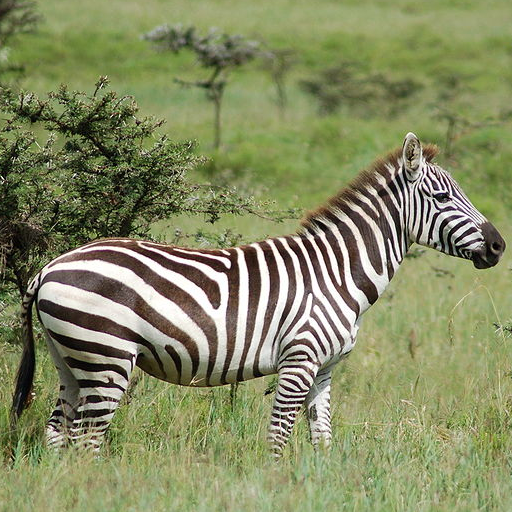
#> input picture week8/Zebra.jpg, 512 x 512 px
$ jupyter execute week8.ipynb
#> lines starting #> are read from the running program, lines starting #| are printed output that depends on the picture
# 8o Lab de PSD (notebook para preencher com os resultados)

[cell 1]
#from google.colab import drive
#drive.mount('/content/drive')

### Número do Grupo : `Grupo 8`

[cell 2]
#
# Primeiro vamos importar as bibliotecas necessárias
#
import numpy as np
import matplotlib.pyplot as plt
import cv2

# **1.0 - Filtro de Gabor 2D (domínio espacial)**

O filtro de Gabor é um filtro do tipo passa-banda que possui alguns parâmetros que permitem que ele possa ser ajustado para realçar informações com diferentes escalas e orientações em uma imagem. A sua **forma geral complexa** é dada pela equação abaixo.

$$\begin{aligned}
\psi(x,y; f_o, \theta, \sigma_x, \sigma_y) = \frac{f_o^2}{\pi \sigma_x \sigma_y} \exp \left(-\frac{f_o^2}{\sigma_x^2}x'^2 - \frac{f_o^2}{\sigma_y^2}y'^2 \right) \exp\left( j 2\pi f_o x' \right)
\end{aligned}$$

$$\begin{aligned}
x'&= x\cos\theta + y\sin\theta\\
y'&=-x\sin\theta + y\cos\theta\\
\end{aligned}$$

$f_o$ = frequência da onda senoidal

$\theta$ = ângulo de orientação do filtro

$\sigma_x$ e $\sigma_y$ = os desvios padrão da Gaussiana 2D

## **1.1 - Implementação do filtro de Gabor 2D complexo - domínio espacial**

Implemente o filtro de Gabor 2D (no domínio espacial) usando a equação fornecida acima.

[cell 3]
#
# Complex Gabor filter - image domain
#
def Gabor_image_domain(M,N,fo,theta,sigma_x,sigma_y):
    x = np.linspace(-M//2, M//2, M)
    y = np.linspace(-N//2, N//2, N)

    xx, yy = np.meshgrid(x,y)

    x_bar = xx*np.cos(theta) + yy*np.sin(theta)
    y_bar = -xx*np.sin(theta) + yy*np.cos(theta)

    gab = (fo**2/(np.pi*sigma_x*sigma_y))*np.exp(-(((fo**2)/(sigma_x**2))*x_bar**2)-(((fo**2)/(sigma_y**2))*y_bar**2))*np.exp(1j*2*np.pi*fo*x_bar)

    return gab

## **1.2 - Criação de um filtro de Gabor 2D**

Crie um filtro de Gabor 2D com os parâmetros fornecidos a seguir e plote as partes par e ímpar do filtro complexo.

[cell 4]
M = 32
N = 32
wavelength = 6 # 5 pixels
frequency = 1.0/wavelength
theta = -np.pi/4

sigma_x = 0.6
sigma_y = 1.2

g = Gabor_image_domain(M,N,frequency,theta,sigma_x,sigma_y)
g_pair = np.real(g)
g_odd = np.imag(g)

[cell 5]
#
# Plote os filtros de Gabor 2D par e ímpar
#
plt.figure(figsize=(12,12))

plt.subplot(1, 2, 1)
plt.imshow(g_pair, cmap = 'gray')
plt.title('Gabor filter on frequency domain - pair')
plt.subplot(1, 2, 2)
plt.imshow(g_odd, cmap = 'gray')
plt.title('Gabor filter on frequency domain - odd')
plt.show()
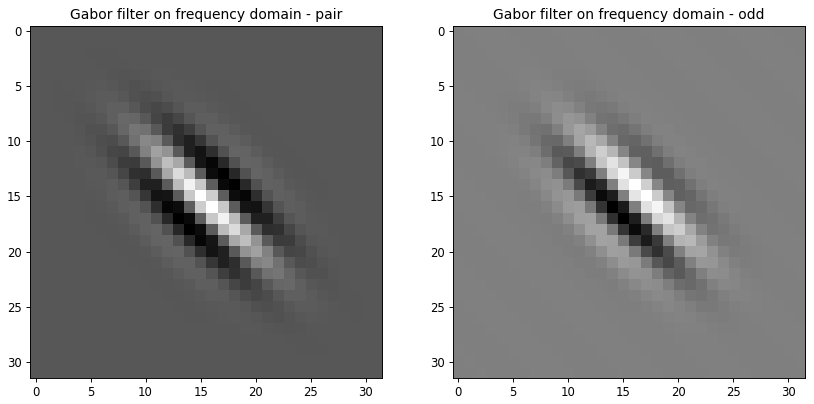
#> figure drawn by matplotlib, 2 panels

## **1.3 - Filtragem de uma imagem**

Utilize os **filtros par e ímpar** criados anteriormente para filtrar a imagem fornecida. Analise as imagems filtradas com os dois filtros.

[cell 6]
path = ""
filename = "Zebra.jpg"
imageRGB= cv2.imread(path + filename)
#> imageRGB is the input picture: shape (512, 512, 3); mean B, G, R 98.6, 138.4, 133
imageGRAY = cv2.cvtColor(imageRGB, cv2.COLOR_BGR2GRAY)
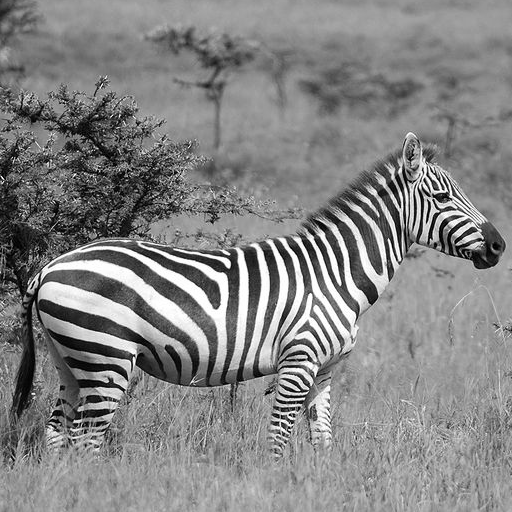
#> imageGRAY: shape (512, 512); min 0, max 255, mean 132.2
plt.imshow(imageGRAY)

print(imageGRAY.shape)
#| (512, 512)

A seguir realize a filtragem da imagem

[cell 7]
plt.figure(figsize=(15,15))
plt.subplot(1, 2, 1)
filtered_image_pair = cv2.filter2D(imageRGB, -1, g_pair)
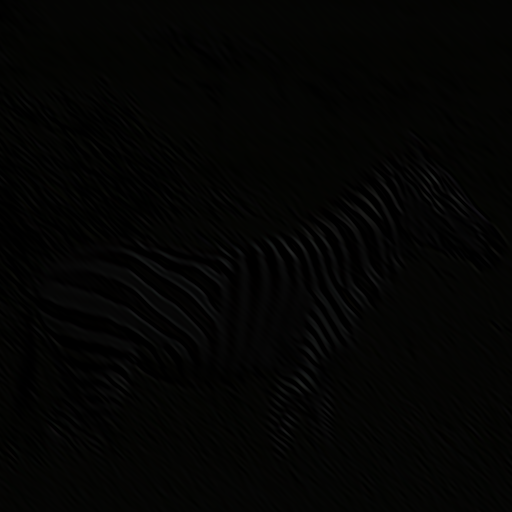
#> filtered_image_pair: shape (512, 512, 3); mean B, G, R 3, 4, 3.8
plt.imshow(filtered_image_pair, cmap = 'gray')
plt.title('Filtered Image - pair')
plt.subplot(1, 2, 2)
filtered_image_odd = cv2.filter2D(imageRGB, -1, g_odd)
plt.imshow(filtered_image_odd, cmap = 'gray')
plt.title('Filtered Image - odd')
plt.show()
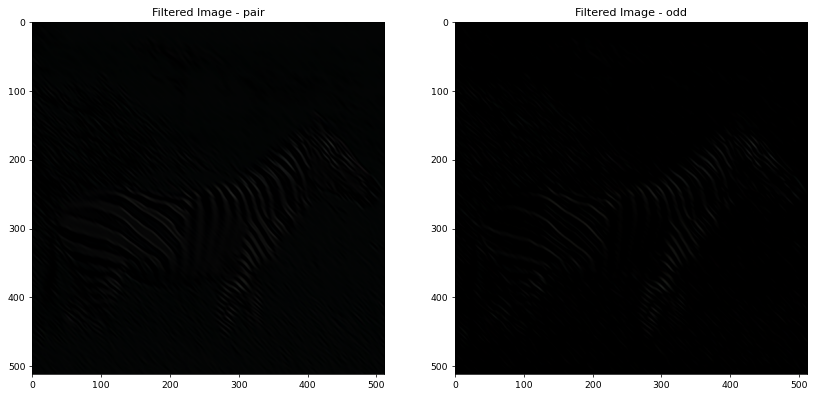
#> figure drawn by matplotlib, 2 panels; B, G, R data is drawn as R, G, B

# **2.0 - Filtro de Gabor 2D (domínio frequência)**

No domínio da frequência, o filtro de Gabor 2D normalizado é definido por

$$\begin{aligned}
\Psi(u,v; f_o, \theta, \sigma_u, \sigma_v) = \exp \left(-\pi^2 \left( \frac{u'- f_o}{\sigma_u^2} + \frac{v'}{\sigma_v^2} \right) \right)
\end{aligned}$$

$$\begin{aligned}
u'&= u\cos\theta + v\sin\theta\\
v'&=-u\sin\theta + v\cos\theta\\
\end{aligned}$$

$f_o$ = frequência da onda senoidal

$\theta$ = ângulo de orientação do filtro

$\sigma_u$ e $\sigma_v$ = os desvios padrão da Gaussiana 2D na frequência

**OBS1**: Quando projetamos o filtro no domínio da frequência precisamos fazer com que $u$ e $v$ variem entre -0.5 e 0.5

**OBS2**: Para efeito de análise, observe que a seguinte relação acontece $\sigma_u = \frac{1}{2\pi \sigma_x}$ e $\sigma_v = \frac{1}{2\pi \sigma_y}$

## **2.1 - Implementação do filtro de Gabor 2D - domínio frequência**

[cell 8]
#
# Complex Gabor filter - frequency domain
#
def Gabor_freq_domain(M,N,f,theta,sigma_u,sigma_v):
    u = np.linspace(-M//2, M//2, M) / M
    v = np.linspace(-N//2, N//2, N) / N

    uu, vv = np.meshgrid(u,v)

    u_bar = uu*np.cos(theta) + vv*np.sin(theta)
    v_bar = -uu*np.sin(theta) + vv*np.cos(theta)

    gab = np.exp((-np.pi**2)*((((u_bar-f)**2)/(sigma_u**2)) + ((v_bar**2)/(sigma_v**2))))

    return gab

## **2.2 - Crie o filtro usando os parâmetros abaixo**

Crie um filtro Gabor 2D no domínio da frequência usando os parâmetros abaixo e plote as partes par e ímpar do filtro.

[cell 9]
sigma_u = 1/(2*np.pi*sigma_x)
sigma_v = 1/(2*np.pi*sigma_y)

M = 512
N = 512

gab_freq = Gabor_freq_domain(M,N,frequency,theta,sigma_u,sigma_v)

g_freq_pair = np.real(gab_freq)
g_freq_odd = np.imag(gab_freq)

[cell 10]
plt.figure(figsize=(12,12))
plt.subplot(1, 2, 1)
plt.imshow(g_freq_pair, cmap = 'magma')
plt.title('Gabor filter on frequency domain - pair')
plt.subplot(1, 2, 2)
plt.imshow(g_freq_odd, cmap = 'magma')
plt.title('Gabor filter on frequency domain - odd')
plt.show()
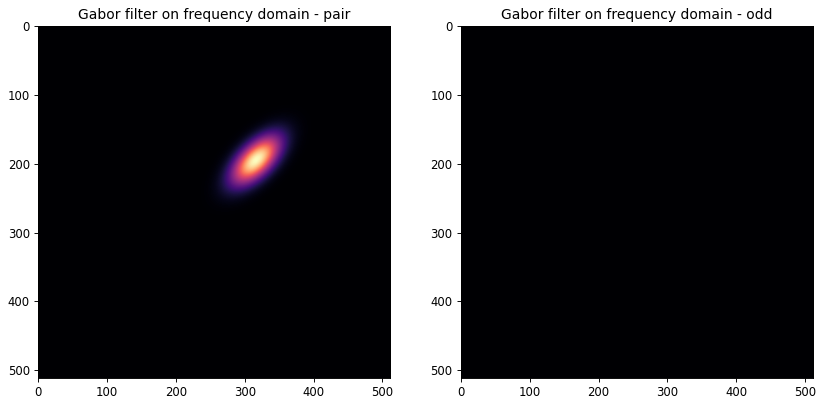
#> figure drawn by matplotlib, 2 panels

## **2.2 - Filtragem no domínio frequência**

Utilizando o filtro Gabor 2D complexo implementado no domínio da frequência, realize a filtragem da imagem fornecida e **plote a magnitude do espectro de Fourier e a imagem filtrada**.

**DICA**: Para facilitar, crie o filtro com as mesmas dimensões da imagem.

[cell 11]
#
# Mostre a imagem da magnitude do espectro de Fourier
#

f_img = np.fft.fft2(imageGRAY)
fshift_img = np.fft.fftshift(f_img)
magnitude_spectrum = 20*np.log(np.abs(fshift_img))
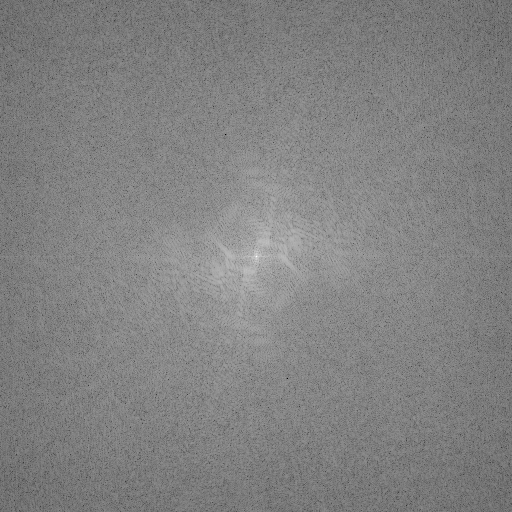
#> magnitude_spectrum: shape (512, 512) float64; min 3.47, max 347.2, mean 178.7; drawn with min black and max white

plt.figure(figsize=[12,12])
plt.subplot(121),plt.imshow(imageRGB, cmap = 'gray')
plt.title('Input Image')
plt.subplot(122),plt.imshow(magnitude_spectrum, cmap = 'gray')
plt.title('Magnitude Spectrum')

plt.show()
#> figure, not shown here; B, G, R data is drawn as R, G, B

[cell 12]
#
# Faça a filtragem da imagem no domínio da frequência
#
img_freq = np.fft.fft2(imageGRAY)
shifted_img = np.fft.fftshift(img_freq)

# Convolution at one domain is the same as multiplication on another domain (frequency)
FilteredImage = shifted_img * gab_freq

[cell 13]
#
# Retorne para o domínio da imagem e mostre a imagem filtrada n
#
ImgYBack_ishift = np.fft.ifftshift(FilteredImage)
ImgBack = np.fft.ifft2(ImgYBack_ishift)
ImgBack = np.real(ImgBack)
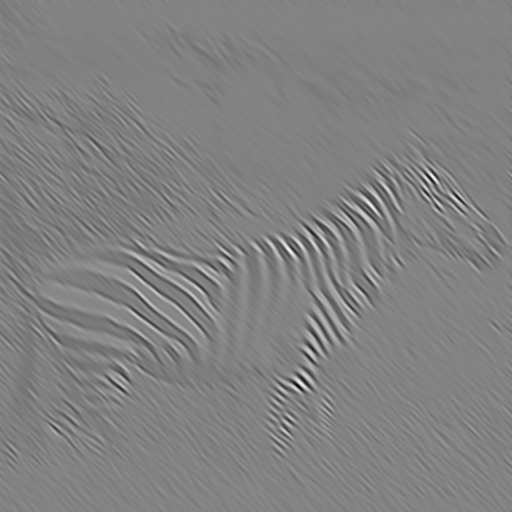
#> ImgBack: shape (512, 512) float64; min -34.94, max 39.23, mean 2.7; drawn with min black and max white

plt.figure(figsize=[12,12])
plt.subplot(121),plt.imshow(imageRGB, cmap = 'gray')
plt.title('Input Image')
plt.subplot(122),plt.imshow(ImgBack, cmap = 'gray')
plt.title('Filtered Image')
plt.show()
#> figure, not shown here; B, G, R data is drawn as R, G, B
